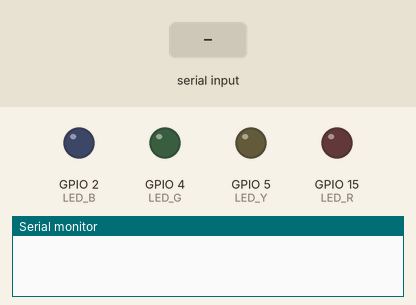
Recording of a program running on a simulated ESP32. On the bench: output pins drawn as LEDs (lit = HIGH), the last lines printed to the serial monitor. The inputs (shaded band) are chosen by the test bench. Nothing arrives over Bluetooth unless stated.

Above: at 1.2 s.
1.3 s: "R90\n" received over the second serial link
At 2.5 s:
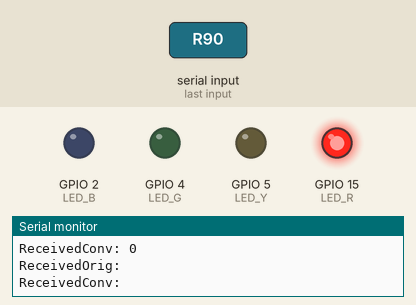
2.8 s: "Y90\n" received over the second serial link
At 3.6 s:
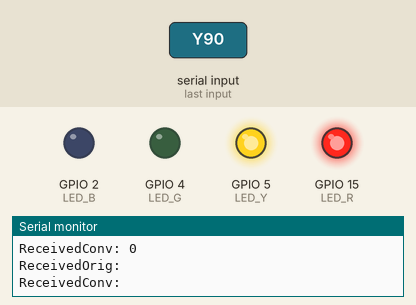
4.3 s: "R,45\n" received over the second serial link
At 4.7 s:
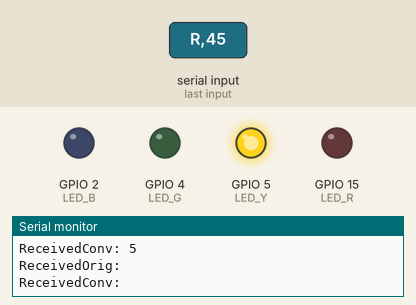
5.8 s: "G90\n" received over the second serial link
At 7.0 s:
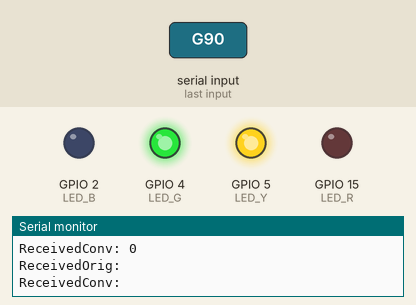
7.3 s: "B90\n" received over the second serial link
At 8.2 s:
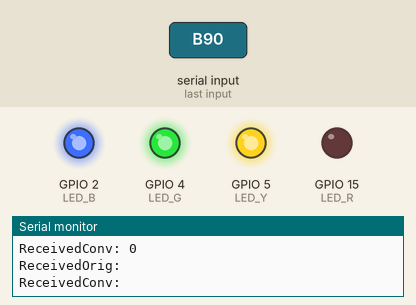
8.8 s: "Y,45\n" received over the second serial link
At 9.4 s:
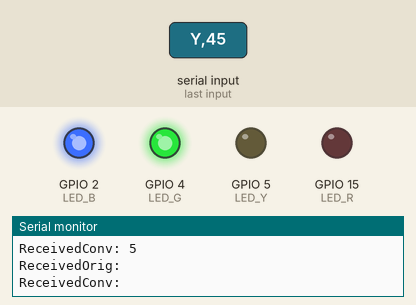
Timing chart, 0 to 11.3 s (numbered marks = the images above; inputs shaded):
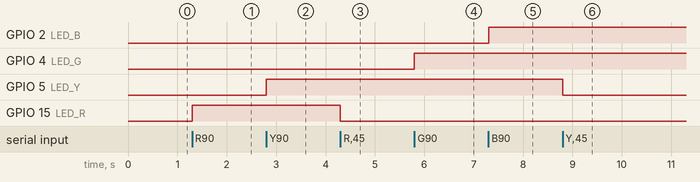

Measured:
- after the input at 1.3 s, GPIO 15 (LED_R): LOW → HIGH at once
- after the input at 2.8 s, GPIO 5 (LED_Y): LOW → HIGH at once
- after the input at 4.3 s, GPIO 15 (LED_R): HIGH → LOW at once
- after the input at 5.8 s, GPIO 4 (LED_G): LOW → HIGH at once
- after the input at 7.3 s, GPIO 2 (LED_B): LOW → HIGH at once
- after the input at 8.8 s, GPIO 5 (LED_Y): HIGH → LOW at once

The program:

main.cpp
```cpp
#include <Arduino.h>
#include "BluetoothSerial.h"

BluetoothSerial ESP_BT;

#define LED_R 15
#define LED_G 4
#define LED_Y 5
#define LED_B 2
#define POT   33

int key = 0;

void setup()
{
    Serial.begin(9600);
    ESP_BT.begin("ESP32_BT_IOT");
    pinMode(LED_R, OUTPUT);
    pinMode(LED_G, OUTPUT);
    pinMode(LED_Y, OUTPUT);
    pinMode(LED_B, OUTPUT);
    pinMode(POT, INPUT);
}

void loop()
{
    if (ESP_BT.available())
    {
        char variableKey[3 + 1] = {};
        int fixedKey = 150;
        int i = 0;
        int read = 1;
        int incoming = ESP_BT.peek();
        int potValue;

        Serial.print("ReceivedOrig: ");
        Serial.println((char)incoming);

        incoming ^= key;
        Serial.print("ReceivedConv: ");
        Serial.println((char)incoming);

        switch (incoming)
        {
            case 'K':
                read = 0;
                incoming = ESP_BT.read();
                Serial.print("Received2: ");
                Serial.println((char) incoming);
                do {
                    if (ESP_BT.available()) {
                        incoming = ESP_BT.read();
                        Serial.print("ReceivedK: ");
                        Serial.println((char) incoming);
                        if ((char)incoming == '.' || incoming < '0' || incoming > '9') {
                            break;
                        } else {
                            variableKey[i] = (char) incoming;
                            i++;
                        }
                    }
                } while (1);
                key = fixedKey ^ atoi(variableKey);
                break;
            case 'R':
                digitalWrite(LED_R, !digitalRead(LED_R));
                break;
            case 'Y':
                digitalWrite(LED_Y, !digitalRead(LED_Y));
                break;
            case 'G':
                digitalWrite(LED_G, !digitalRead(LED_G));
                break;
            case 'B':
                digitalWrite(LED_B, !digitalRead(LED_B));
                break;
            case 'P':
                potValue = analogRead(POT);

                Serial.print("POT: ");
                Serial.println(potValue);

                ESP_BT.println(potValue);
                break;
            default:
                if (key != 0)
                {
                    read = 0;
                    key = 0;
                }
                break;
        }

        if (read) ESP_BT.read();
    }
}
```
